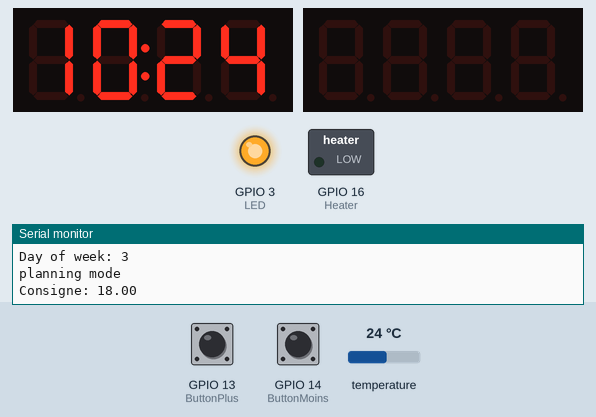
A sketch run on a simulated ESP8266 (NodeMCU). Shown: 2 × 4-digit seven-segment display, switched loads named in the sketch (green lamp = pin HIGH), output pins drawn as LEDs (lit = HIGH), the last lines printed to the serial monitor. Wiring (inferred from the names in the program): DS3231 clock at I2C address 0x68. The test bench sets the inputs (shaded band); at power-on: GPIO 13 (ButtonPlus) HIGH, GPIO 14 (ButtonMoins) HIGH, temperature 24 °C. WiFi joins after 1.5 s; servers stay silent unless stated; uploads are accepted with an empty reply; the local clock reads 2024-03-15 10:24:30 at power-on unless the sketch sets it; EEPROM starts erased.

Above: at 8.9 s.
9.0 s: GPIO 13 (ButtonPlus) pulled LOW for 2.5 s
At 11.25 s:
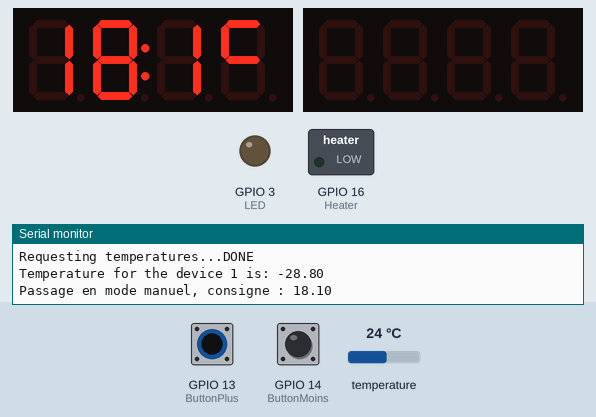
15.4 s: GPIO 14 (ButtonMoins) pulled LOW for 2.5 s
At 19.3 s:
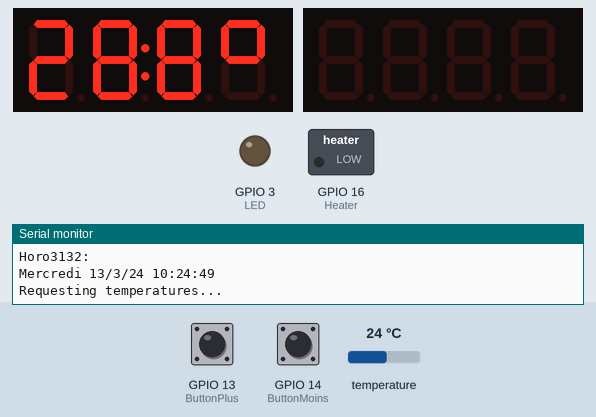
19.4 s: GPIO 13 (ButtonPlus) pulled LOW for 2.5 s
At 20.08 s:
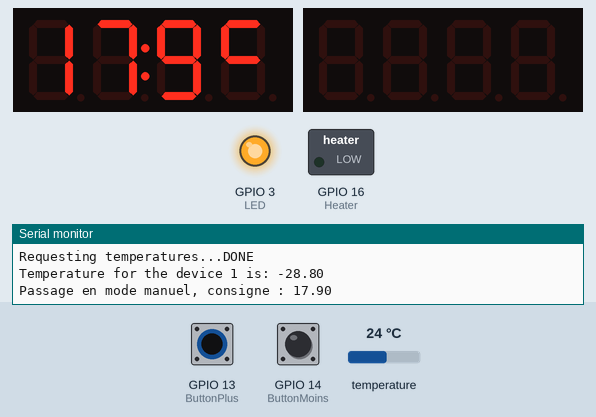
23.4 s: temperature set to 19 °C
At 25.2 s:
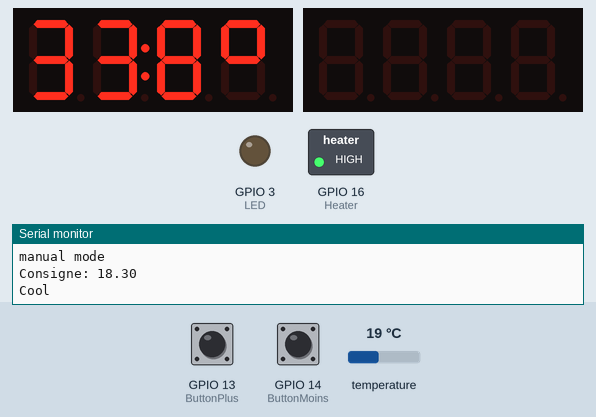
26.3 s: temperature set to 17.9 °C
At 28.85 s:
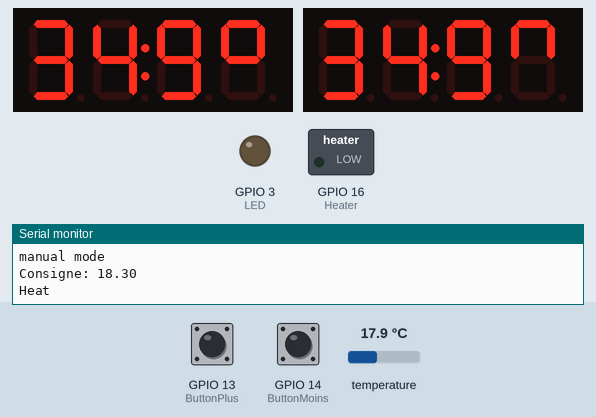
30.2 s: temperature set to 12 °C
At 33.03 s:
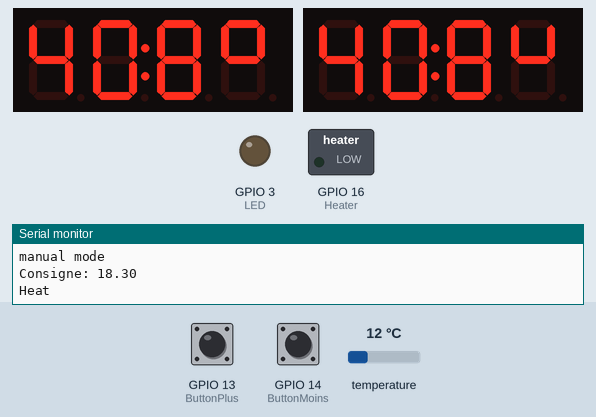
Timing chart, 0 to 35.1 s (numbered marks = the images above; inputs shaded):
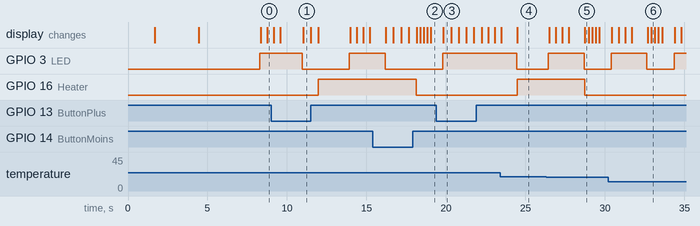

Measured:
- the behaviour switches between 18.4 and 18.3 °C on temperature (found by bisection; images 4 and 5)
- after the input at 9.0 s, the display: first differs from a run without the input after 2.0 s (image 1)
- after the input at 15.4 s, GPIO 3 (LED): goes on until 16.2 s, then stays LOW; GPIO 16 (Heater): HIGH → LOW after 2.7 s instead of 0.82 s; the display: first changes after 0.81 s (image 2 shows a later state)
- after the input at 19.4 s, GPIO 3 (LED): goes on until 19.8 s, then stays HIGH; GPIO 16 (Heater): stays LOW (without the input it goes to HIGH after 2.7 s); the display: changes after 0.44 s (image 3)
- what the display in image 1 shows lasts 0.5 s, from 11.0 s to 11.5 s

The sketch:

smart-thermostat.ino
```cpp
//use the 2.5.0 version of board manager
// make sure crystal frequency is set to the right value otherwise com will be giberish
// Include the libraries we need
#include <OneWire.h>
#include <ESP8266WiFi.h>
#include <ESP8266HTTPClient.h>
#include <WiFiUdp.h>
#include <Time.h>
#include <EEPROM.h>
#include "wifi.h"
#include "NTP_client.h"
#include "DallasTemperature.h"
#include "Horo3231.h"
#include "settings.h"
#include "TM1637Display.h"
#include "functions.h"

// Setup a oneWire instance to communicate with any OneWire devices (not just Maxim/Dallas temperature ICs)
OneWire oneWire(ONE_WIRE_BUS);

// Pass our oneWire reference to Dallas Temperature.
DallasTemperature sensors(&oneWire);

unsigned long last_capture = 0;
unsigned long manual_mode_time = 0;
int TimeCorrection = 7200;
uint8_t TMconsigne[1] = {0b01011000};
uint8_t TMcel[1] = {0b01100011};
uint8_t TMcel1[1] = {0b00100011};
uint8_t TMcel2[1] = {0b01000011};
uint8_t TMcel3[1] = {0b01100010};
uint8_t TMcel4[1] = {0b01100001};
HTTPClient http;
Horo3231 myHoro3231;
TM1637Display tm1637(tm1637_CLK, tm1637_DIO);
int wifiOk;
int temp_heure;     // boolean d'affichage lcd
int reload_config;  // boolean de changement de config
//-----variables de gestion thermostat---------
int th_mode = 'M';          //mode : M : manuel, P : planning, O : off
int bt_interrupt = 0;   //flag appuis sur boutons
int N_planning = 0;     //N de planning actif
int th_planning[7][20];  //7 jours de la semaine contiennent 10 couples température(à diviser par 10) / horaire(en minute depuis minuit)
float th_calibration;  //calibration sonde de t°
float th_hysteresis;   //seuil d'hystérésis
float th_consigne;      //consigne
struct confort {
  float temp;
  byte heures;
  byte minutes;
};
struct Jour {
  struct confort horaire[10];
};
struct Jour Planning[7];
//--------------

void animlogo(TM1637Display tm1637, int tempo) {
  tm1637.setSegments(TMcel1, 1, 3);   //display 'c'
  delay(tempo);
  tm1637.setSegments(TMcel2, 1, 3);   //display 'c'
  delay(tempo);
  tm1637.setSegments(TMcel3, 1, 3);   //display 'c'
  delay(tempo);
  tm1637.setSegments(TMcel4, 1, 3);   //display 'c'
  delay(tempo);
  tm1637.setSegments(TMcel1, 1, 3);   //display 'c'
  delay(tempo);
  tm1637.setSegments(TMcel2, 1, 3);   //display 'c'
  delay(tempo);
  tm1637.setSegments(TMcel3, 1, 3);   //display 'c'
  delay(tempo);
  tm1637.setSegments(TMcel4, 1, 3);   //display 'c'
  delay(tempo);
  tm1637.setSegments(TMcel, 1, 3);   //display 'c'
}

static void btPlus() {
  noInterrupts();
  bt_interrupt = 1;
}

static void btMoins() {
  noInterrupts();
  bt_interrupt = 1;
}

void btMode() {
  switch (th_mode) {
    case 'O': th_mode = 'P';
      break;
    case 'P': th_mode = 'M';
      break;
    case 'M': th_mode = 'O';
      break;
  }
  Serial.print("Changement de mode : ");
  Serial.println(th_mode);
  //  delay(300);
}

int get_config_int(String champ, HTTPClient *http, int* value) {
  String tempstr;
  Serial.println("Get config DB---------------------------------------");
  tempstr =  "thermostat_get_config.php?champ=";
  tempstr += champ;
  tempstr = bdd_adr + tempstr;
  Serial.println(tempstr);
  http->begin(tempstr);
  http->addHeader("Content-Type", "text/plain");
  int httpCode = http->GET();
  Serial.print("code retour: ");
  Serial.print(httpCode);
  String payload = http->getString();
  http->end();
  Serial.print(" reponse: ");
  Serial.println(payload);
  *value = payload[0] - 48;
  return (httpCode);
}

int get_config_char(String champ, HTTPClient *http, int* value) {
  String tempstr;
  Serial.println("Get config DB---------------------------------------");
  tempstr =  "thermostat_get_config.php?champ=";
  tempstr += champ;
  tempstr = bdd_adr + tempstr;
  Serial.println(tempstr);
  http->begin(tempstr);
  http->addHeader("Content-Type", "text/plain");
  int httpCode = http->GET();
  Serial.print("code retour: ");
  Serial.print(httpCode);
  String payload = http->getString();
  http->end();
  Serial.print(" reponse: ");
  Serial.println(payload);
  *value = payload[0];
  return (httpCode);
}

// fonctionne uniquement de -9.9 à 9.9
int get_config_float(String champ, HTTPClient *http, float* retvalue) {
  String tempstr;
  float value;
  Serial.println("Get config DB---------------------------------------");
  tempstr =  "thermostat_get_config.php?champ=";
  tempstr += champ;
  tempstr = bdd_adr + tempstr;
  Serial.println(tempstr);
  http->begin(tempstr);
  http->addHeader("Content-Type", "text/plain");
  int httpCode = http->GET();
  Serial.print("code retour: ");
  Serial.print(httpCode);
  String payload = http->getString();
  http->end();
  Serial.print(" reponse: ");
  Serial.println(payload);
  if (payload[0] == '-') {
    Serial.println("neg");
    value = -payload[1] + 48;
    value = value * 10;
    value -= (payload[3] - 48);
    value = value / 10;
  }
  else {
    Serial.println("pos");
    value = payload[0] - 48;
    value = value * 10;
    value += (payload[2] - 48);
    value = value / 10;
  }
  *retvalue = value;
  return (httpCode);
}

//recupere un jour et le stock dans la structure
int get_planning(byte numero_jour, struct Jour& jour, HTTPClient *http) {
  String tempstr;
  Serial.println("Get planning DB---------------------------------------");
  tempstr =  "thermostat_get_planning.php?jour=";
  tempstr += numero_jour;
  tempstr = bdd_adr + tempstr;
  Serial.println(tempstr);
  http->begin(tempstr);
  http->addHeader("Content-Type", "text/plain");
  int httpCode = http->GET();
  Serial.print("code retour: ");
  Serial.print(httpCode);
  String payload = http->getString();
  http->end();
  Serial.print(" reponse: ");
  Serial.println(payload);
  if (httpCode == 200) {
    int j = 0;
    while (get_champ(payload, tempstr) != 0) {
      if (j > 2) {
        jour.horaire[j - 3].heures = (tempstr[1] - 48) * 10 + tempstr[2] - 48;
        jour.horaire[j - 3].minutes = (tempstr[4] - 48) * 10 + tempstr[5] - 48;
        Serial.print(jour.horaire[j - 3].heures);
        Serial.print('h');
        Serial.print(jour.horaire[j - 3].minutes);
        Serial.print('t');
        get_champ(payload, tempstr);
        switch (tempstr.length()) {   //conversion en float suivant le nombre de char (ne marche que de 0 à 99.9, 1 décimal max)
          case 2:
            jour.horaire[j - 3].temp = tempstr[1] - 48;
            break;
          case 3:
            jour.horaire[j - 3].temp = (tempstr[1] - 48) * 10 + tempstr[2] - 48;
            break;
          case 4:
            jour.horaire[j - 3].temp = (tempstr[1] - 48) * 10 + tempstr[3] - 48;
            jour.horaire[j - 3].temp = jour.horaire[j - 3].temp / 10;
            break;
          case 5:
            jour.horaire[j - 3].temp = (tempstr[1] - 48) * 100 + (tempstr[2] - 48) * 10 + tempstr[4] - 48;
            jour.horaire[j - 3].temp = jour.horaire[j - 3].temp / 10;
            break;
          default:
            jour.horaire[j - 3].temp = 18.0;
            break;
        }
        Serial.print(jour.horaire[j - 3].temp);
        Serial.print(" | ");
      }
      j++;
    }
  }
  return (httpCode);
}

//recupere un champ de la trame de planning
int get_champ(String& source, String& dest) {
  int i = 0;
  dest = "";
  while ((source[i] != ',') & (i < source.length())) {
    dest += source[i];
    i++;
  }
  source = source.substring(i + 1);
  return (i);
}

void setup(void)
{
  char timenow[20];
  String time3231;
  String dbdialog = " ";
  String tempstr = " ";
  int GetTimeTentatives = 8;
  int retourhttp = 0;
  int adr_eeprom = 0;
  byte DSsecond, DSminute, DShour, DSdayOfWeek, DSdayOfMonth, DSmonth, DSyear;

  attachInterrupt(digitalPinToInterrupt(ButtonPlus), btPlus, FALLING);
  attachInterrupt(digitalPinToInterrupt(ButtonMoins), btMoins, FALLING);
  //  attachInterrupt(digitalPinToInterrupt(ButtonMode), btMode, FALLING);
  temp_heure = 0;
  // start serial port
  Serial.begin(115200);
  Serial.println();
  Serial.println("Smart Thermostat");
  pinMode(LED, OUTPUT);
  pinMode(Heater, OUTPUT);
  pinMode(ButtonPlus, INPUT);
  pinMode(ButtonMoins, INPUT);
  // LCD
  tm1637.setBrightness(0x07);
  tm1637.clear();
  tm1637.showNumberDecEx(888, 0b01000000, false, 3, 0);
  tm1637.setSegments(TMcel, 1, 3);   //display 'c'
  // Start up the library DS1820
  sensors.begin();
  // WIFI
  wifiOk = 1 - init_wifi();
  tm1637.showNumberDecEx(801, 0b01000000, false, 3, 0);
  //-----------------  récupération config en BDD ---------------------------
  EEPROM.begin(1024);            //alloue en ram l'espace nécésaire aux actions d'eeprom
  retourhttp = get_config_int("fuseau", &http, &TimeCorrection);
  if (retourhttp == 200) { //sauvegarde en eeprom
    EEPROM.put(adr_eeprom, TimeCorrection);
    Serial.print("adr: ");
    Serial.println(adr_eeprom);
  }
  else { //restaure eeprom
    EEPROM.get(adr_eeprom, TimeCorrection);
  }
  adr_eeprom += sizeof(TimeCorrection);
  TimeCorrection = TimeCorrection * 3600;
  retourhttp = get_config_char("mode", &http, &th_mode);
  if (retourhttp == 200) { //sauvegarde en eeprom
    EEPROM.put(adr_eeprom, th_mode);
    Serial.print("adr: ");
    Serial.println(adr_eeprom);
  }
  else { //restaure eeprom
    EEPROM.get(adr_eeprom, th_mode);
  }
  adr_eeprom += sizeof(th_mode);
  retourhttp = get_config_int("N_planning", &http, &N_planning);
  if (retourhttp == 200) { //sauvegarde en eeprom
    EEPROM.put(adr_eeprom, N_planning);
    Serial.print("adr: ");
    Serial.println(adr_eeprom);
  }
  else { //restaure eeprom
    EEPROM.get(adr_eeprom, N_planning);
  }
  adr_eeprom += sizeof(N_planning);
  retourhttp = get_config_float("calibration", &http, &th_calibration);
  if (retourhttp == 200) { //sauvegarde en eeprom
    EEPROM.put(adr_eeprom, th_calibration);
    Serial.print("adr: ");
    Serial.println(adr_eeprom);
  }
  else { //restaure eeprom
    EEPROM.get(adr_eeprom, th_calibration);
  }
  adr_eeprom += sizeof(float);
  retourhttp = get_config_float("hysteresis", &http, &th_hysteresis);
  if (retourhttp == 200) { //sauvegarde en eeprom
    EEPROM.put(adr_eeprom, th_hysteresis);
    Serial.print("adr: ");
    Serial.println(adr_eeprom);
    EEPROM.commit();
  }
  else { //restaure eeprom
    EEPROM.get(adr_eeprom, th_hysteresis);
  }
  adr_eeprom += sizeof(float);

  for (int i = 1; i < 8; i++) {
    retourhttp = get_planning(i, Planning[i - 1], &http);
    if (retourhttp == 200) { //sauvegarde en eeprom
      EEPROM.put(adr_eeprom, Planning[i - 1]);
      Serial.print("adr: ");
      Serial.println(adr_eeprom);
      EEPROM.commit();
      delay(20);
    }
    else { //restaure eeprom
      EEPROM.get(adr_eeprom, Planning[i - 1]);
    }
    adr_eeprom += sizeof(Planning[i - 1]);
  }
  //----------------- affichage des settings ---------------------------
  tm1637.showNumberDecEx(802, 0b01000000, false, 3, 0);
  Serial.println("Planning: ");
  for (int i = 0; i < 7; i++) {
    for (int j = 0; j < 10; j++) {
      Serial.print(Planning[i].horaire[j].temp);
      Serial.print("°c ");
      Serial.print(Planning[i].horaire[j].heures);
      Serial.print("h");
      Serial.print(Planning[i].horaire[j].minutes);
      Serial.print(" ");
    }
    Serial.println(" ");
  }
  Serial.print("fuseau: ");
  Serial.println(TimeCorrection);
  Serial.print("th_mode: ");
  Serial.println(th_mode);
  Serial.print("N_planning: ");
  Serial.println(N_planning);
  Serial.print("calib: ");
  Serial.println(th_calibration);
  Serial.print("hyst: ");
  Serial.println(th_hysteresis);
  th_consigne = 22.5;
  //---------recupere l'heure actuel-------------
  tm1637.showNumberDecEx(803, 0b01000000, false, 3, 0);
  //serveur de temps
  init_NTP();
  timenow[0] = ' ';
  if (wifiOk) {
    Serial.println("Getting time");
    while (timenow[0] == ' ' && GetTimeTentatives > 0) {
      get_time(timenow, TimeCorrection);
      delay(100);
      Serial.print("-");
      GetTimeTentatives--;
    }
  }
  Wire.begin(I2C_SDA, I2C_SCL);
  myHoro3231.SetByte(0x0F, 0x8);
  if (timenow[0] != ' ') {
    Serial.println("Time OK");
    myHoro3231.setDS3231time(second(), minute(), hour(), weekday(), day(), month(), year() - 2000);   //setting time for DS3231
  }
  else {
    Serial.println("Time using DS3231");
    myHoro3231.readDS3231time(&DSsecond, &DSminute, &DShour, &DSdayOfWeek, &DSdayOfMonth, &DSmonth, &DSyear);
    setTime(DShour, DSminute, DSsecond, DSdayOfMonth, DSmonth, 2000 + DSyear);
  }
  Serial.println("Horo3132: ");
  myHoro3231.displayTime();

  last_capture = now() - interval;
}

void loop(void)
{
  char timenow[20];
  String dbdialog = " ";
  String tempstr = " ";
  unsigned long timestamp;
  float current_temp;
  int retourhttp = 0;
  //------------capture 1 temperature ----------------
  sprintf(timenow, "%d %02d %02d J:%02d %02d %02d %02d", year(), month() , day(), weekday(), hour(), minute(), second());
  Serial.println(timenow);
  timestamp = now();
  Serial.println(timestamp);
  Serial.println("Horo3132: ");
  myHoro3231.displayTime();
  // call sensors.requestTemperatures() to issue a global temperature
  // request to all devices on the bus
  Serial.print("Requesting temperatures...");
  sensors.requestTemperatures(); // Send the command to get temperatures
  Serial.println("DONE");
  digitalWrite(LED, !digitalRead(LED));
  // After we got the temperatures, we can print them here.
  // We use the function ByIndex, and as an example get the temperature from the first sensor only.
  current_temp = sensors.getTempCByIndex(0);
  current_temp += th_calibration;
  Serial.print("Temperature for the device 1 is: ");
  Serial.println(current_temp);
  if (bt_interrupt) {
    bt_interrupt = 0;
    while (digitalRead(ButtonPlus) == LOW) {
      th_consigne += 0.1;
      Serial.print("Passage en mode manuel, consigne : ");
      Serial.println(th_consigne);
      tm1637.showNumberDecEx(th_consigne * 10, 0b01000000, false, 3, 0);
      tm1637.setSegments(TMcel4, 1, 3);   //display 'c'
      delay(450);
    }
    while (digitalRead(ButtonMoins) == LOW) {
      th_consigne -= 0.1;
      Serial.print("Passage en mode manuel, consigne : ");
      Serial.println(th_consigne);
      tm1637.showNumberDecEx(th_consigne * 10, 0b01000000, false, 3, 0);
      tm1637.setSegments(TMcel4, 1, 3);   //display 'c'
      delay(450);
    }
    manual_mode_time = now();
    interrupts();
  }
  th_consigne = get_consigne();
  Serial.print("Consigne: ");
  Serial.println(th_consigne);
  if (temp_heure) { //affiche la température ou l'heure
    tm1637.showNumberDecEx(current_temp * 10, 0b01000000, false, 3, 0);
    tm1637.setSegments(TMcel, 1, 3);   //display '°'
    if (set_heater(current_temp)) {
      animlogo(tm1637, 100);
    }
    else {
      delay(1200);
    }
    temp_heure = 1 - temp_heure;
  }
  else {
    tm1637.showNumberDecEx(hour(), 0b00000000, true, 2, 0);
    tm1637.showNumberDecEx(minute(), 0b00000000, true, 2, 2);
    delay(400);
    tm1637.showNumberDecEx(hour(), 0b01000000, true, 2, 0);
    delay(400);
    tm1637.showNumberDecEx(hour(), 0b00000000, true, 2, 0);
    delay(400);
    tm1637.showNumberDecEx(hour(), 0b01000000, true, 2, 0);
    delay(200);
    temp_heure = 1 - temp_heure;
  }
  //----------------envoi sur SQLITE--------------------
  if (last_capture < (now() - interval)) {
    last_capture = now();
    if (current_temp > -31 & current_temp < 81) {
      Serial.println("Sending to DB---------------------------------------");
      tempstr =  "thermostat_temp.php?temp=";
      tempstr += current_temp;
      tempstr += "&timestamp=";
      tempstr += timestamp;
      tempstr += "&consigne=";
      tempstr += th_consigne;
      dbdialog = bdd_adr + tempstr;
      Serial.println(dbdialog);
      http.begin(dbdialog);
      http.addHeader("Content-Type", "text/plain");
      int httpCode = http.GET();
      String payload = http.getString();
      http.end();
      Serial.println(payload);
      Serial.print(" reponse: ");
      Serial.println(httpCode);
      Serial.println("Sending finish");
    }
    else {
      Serial.println("--------------Temp out of range--------------");
    }

    //------------------- si changement de config => reset ------------
    retourhttp = get_config_int("rechargement", &http, &reload_config);
    if ((retourhttp == 200) & (reload_config == 1)) {
      tempstr =  "thermostat_reset.php";
      dbdialog = bdd_adr + tempstr;
      Serial.println(dbdialog);
      http.begin(dbdialog);
      http.addHeader("Content-Type", "text/plain");
      int httpCode = http.GET();
      String payload = http.getString();
      http.end();
      Serial.println(payload);
      Serial.print(" reponse: ");
      Serial.println(httpCode);
      Serial.println("Sending finish");
      Serial.println("Reset to reload config");
      ESP.restart();  //reset
    }
  }
}
//----------------fonction thermostat-----------------
int set_heater(float current_temp) {
  if (th_mode == 'O') {
    digitalWrite(Heater, 1);
    Serial.println("OFF");
    return 0;
  }
  if (digitalRead(Heater)) {  //phase "cool"
    if (th_consigne > (current_temp + th_hysteresis)) {
      digitalWrite(Heater, 0);
      Serial.println("Heat");
      return 1;
    }
    else {
      digitalWrite(Heater, 1);
      Serial.println("Cool");
      return 0;
    }
  }
  else {    //phase "heat"
    if (th_consigne > (current_temp - th_hysteresis)) {
      digitalWrite(Heater, 0);
      Serial.println("Heat");
      return 1;
    }
    else {
      digitalWrite(Heater, 1);
      Serial.println("Cool");
      return 0;
    }
  }
  return 0;
}

float get_consigne(void) {
  float consigne = 18;
  int today = dayofweek(now());
  Serial.print("Day of week: ");
  Serial.println(today);
  if (manual_mode_time > (now() - 3600)) {
    consigne = th_consigne;
    Serial.println("manual mode");
  }
  else {
    Serial.println("planning mode");
    // parcours décrémental des horaires de planning du jour pour trouver la plage horaire actuellement valide
    for (int i = 9; i > -1; i--) {
      if (hour() < Planning[today].horaire[i].heures) {
        consigne = Planning[today].horaire[i].temp;
      }
      if (hour() == Planning[today].horaire[i].heures) {
        if (minute() <= Planning[today].horaire[i].minutes) {
          consigne = Planning[today].horaire[i].temp;
        }
      }
    }
  }
  if (consigne > 25) {
    consigne = 25.0;
  }
  return consigne;
}
```

Source omitted: Horo3231.cpp (9688 bytes), Horo3231.h (3651 bytes), NTP_client.cpp (4678 bytes), NTP_client.h (444 bytes), functions.c (23 bytes), functions.cpp (93 bytes), functions.h (32 bytes), wifi.cpp (714 bytes), wifi.h (85 bytes), settings.h (376 bytes)
